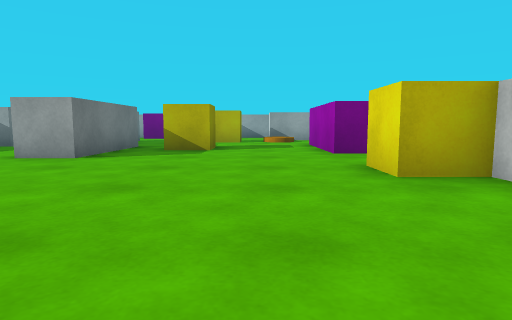
[1] (above)

19 first-person views from a walk through a Unity game level. The camera is 0.55 m above the floor, tilts 6° down and sees 75° across. The floor is counted in squares, 1 m on a side. Each view is taken from the middle of a square. On the plan, view 1 faces up. The plan holds only what a view shows up to about 9 squares ahead; the rest is blank. The player is left out. Surface patterns are stand-ins for the level's own textures.

[2]
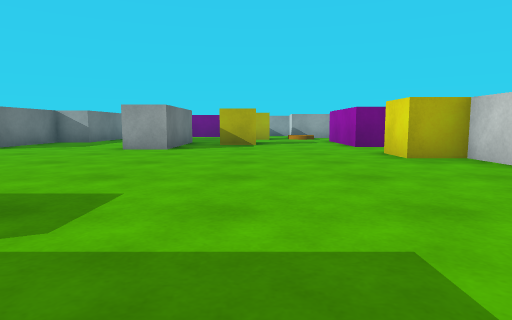

[3]
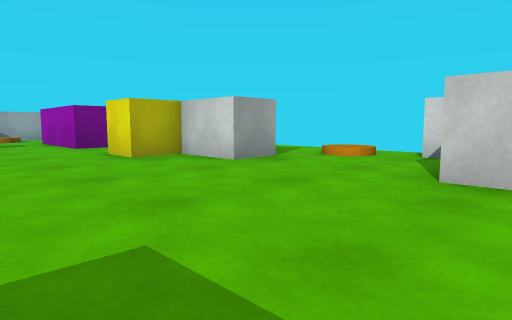

[4]
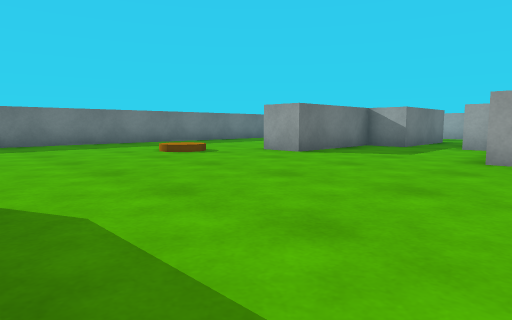

[5]
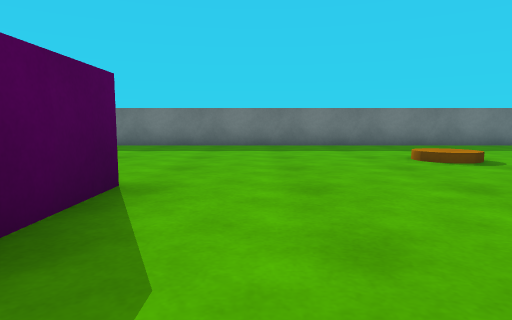

[6]
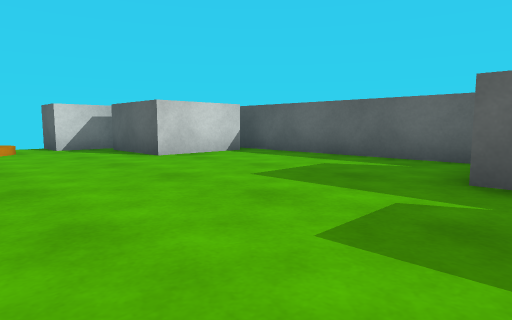

[7]
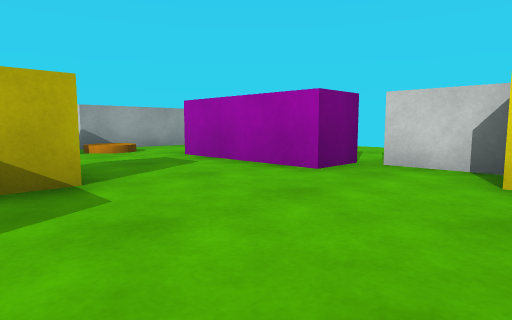

[8]
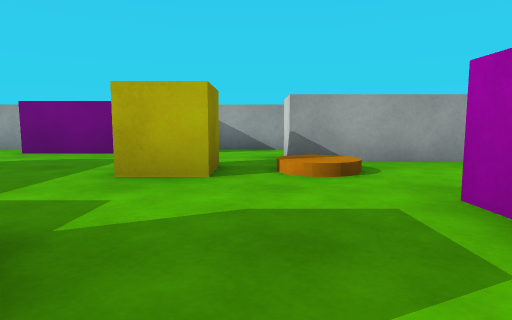

[9]
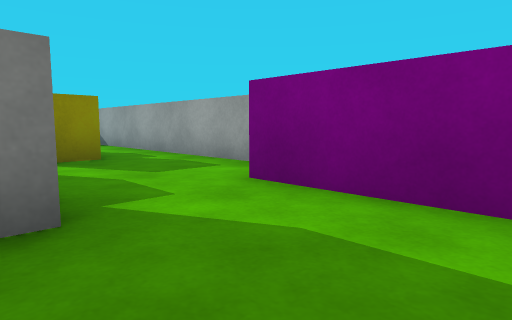

[10]
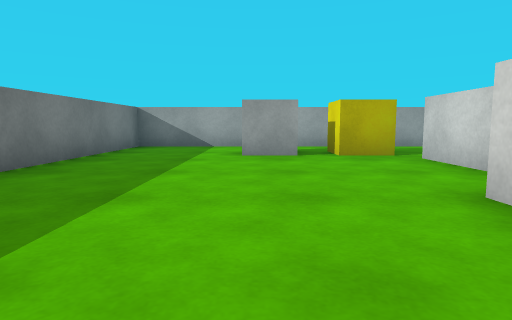

[11]
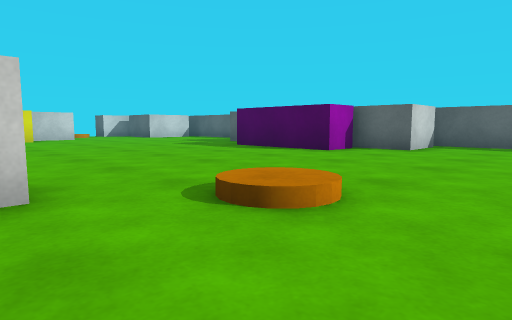

[12]
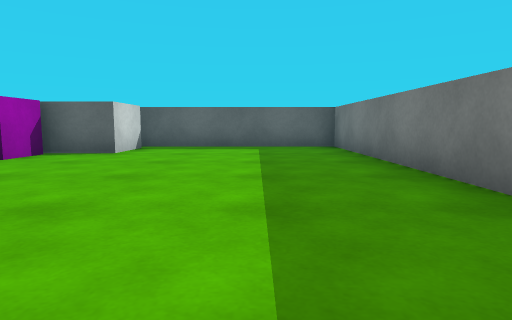

[13]
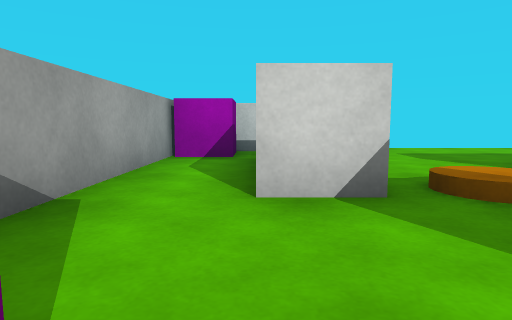

[14]
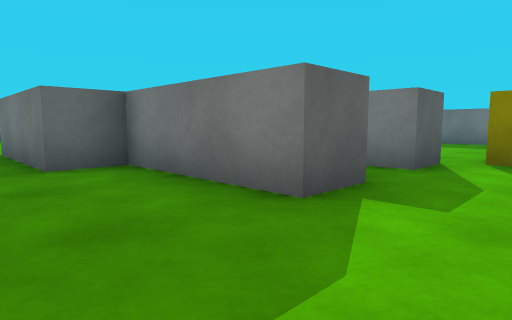

[15]
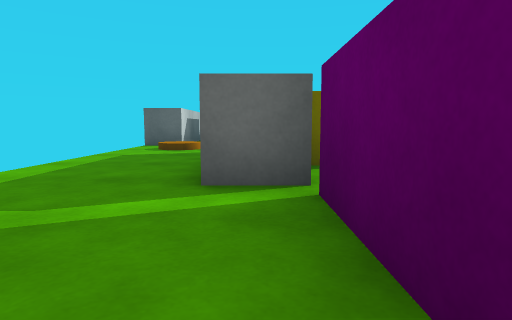

[16]
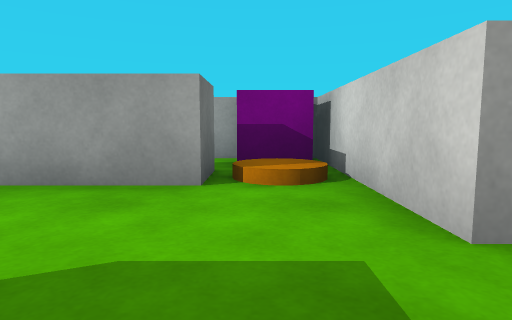

[17]
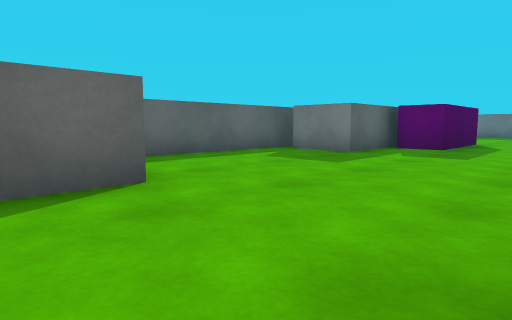

[18]
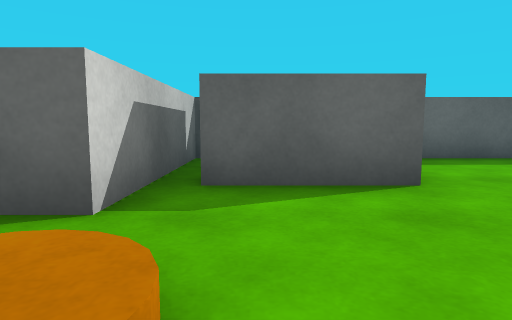

[19]
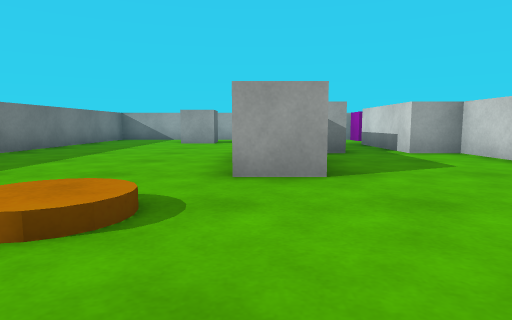

### Floor plan
Points are (right, up) in squares from view 1. A wall is a line through its corners. A room is listed if a view was taken in it or the views show most of it. See-through windows are left out.
Room 1 (views 1, 2, 3, 4, 5, 6, 7, 8, 9, 10, 11, 12, 13, 14, 15, 16, 17, 18, 19)
walls: (-4, 7.1) (-4, 8.5) (-5, 8.5) (-5, 11); (-7.2, 9.9) (-7.2, 11.5) (-6.3, 11.5) (-6.3, 8.5) (-7.2, 8.5) (-7.2, 5.5) (-8.2, 5.5); (-4.6, -1.5) (-2.3, -1.5) (-2.3, -3); (-5.1, 11.5) (-4, 11.5) (-4, 8.5) (-3, 8.5) (-3, 5.5) (-4, 5.5); (-7, -1.4) (-7, -0.2) (-4, -0.2) (-4, -1.2); (2.5, 8.5) (2.5, 6.4) (1.5, 6.4) (1.5, 9.5); (3.5, 2) (2.5, 2) (2.5, 6) (3.5, 6); (-3, -3.5) (3.1, -3.5); (-1.5, 13.4) (-4.5, 13.4); (-8.3, -3) (-8.3, -1.5) (-6.8, -1.5); (-5.2, 14.5) (-13, 14.5) (-13, -3.5) (-8, -3.5); (5, 10.4) (5, 14.5) (-0.9, 14.5); (3.5, 13) (3.5, 12) (0.5, 12) (0.5, 13); (5, -3.5) (5, 0) (6, 0)
objects: white cube (-10, 12) to (-10, 13); orange disc (-9, 4); yellow cube (-8, 12) to (-8, 13); yellow cube (-2, 8) to (-1, 8); yellow cube (-1, 11); other object (1, 11); yellow cube (2, 4); white block (3, -3) to (4, -1); other object (4, 12) to (4, 13); cube (4, 14); orange disc (5, 1)

Positions as (right, up) in squares from view 1, and headings:
1: (0, 0), facing up
2: (-1, -2), facing up
3: (-1, -2), facing up-right
4: (-3, 0), facing up-left
5: (-4, 1), facing left
6: (-3, 2), facing down-right
7: (-2, 4), facing up-right
8: (0, 7), facing up
9: (-2, 11), facing up-left
10: (-10, 6), facing up
11: (-11, 6), facing down-right
12: (-11, 5), facing down
13: (-2, 13), facing right
14: (-2, 13), facing down-left
15: (3, 9), facing down
16: (4, 9), facing up
17: (4, 2), facing down-left
18: (4, 2), facing down
19: (-8, 2), facing up
